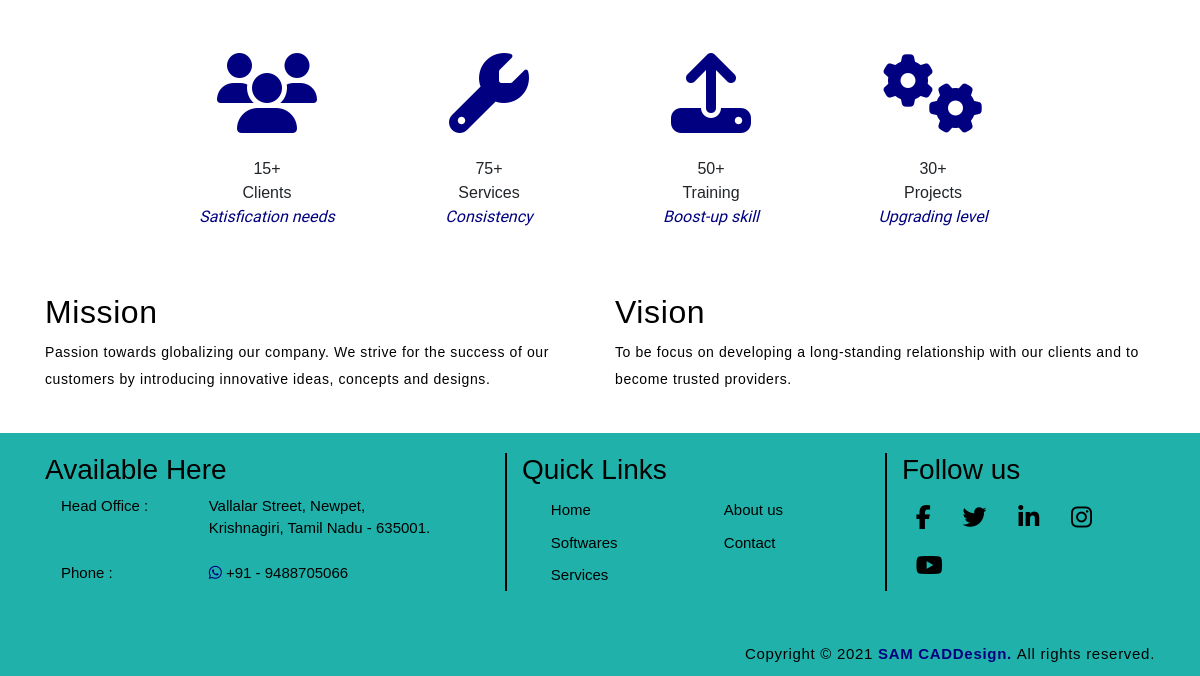
/ (lower part), run on an earlier commit of the app's database.
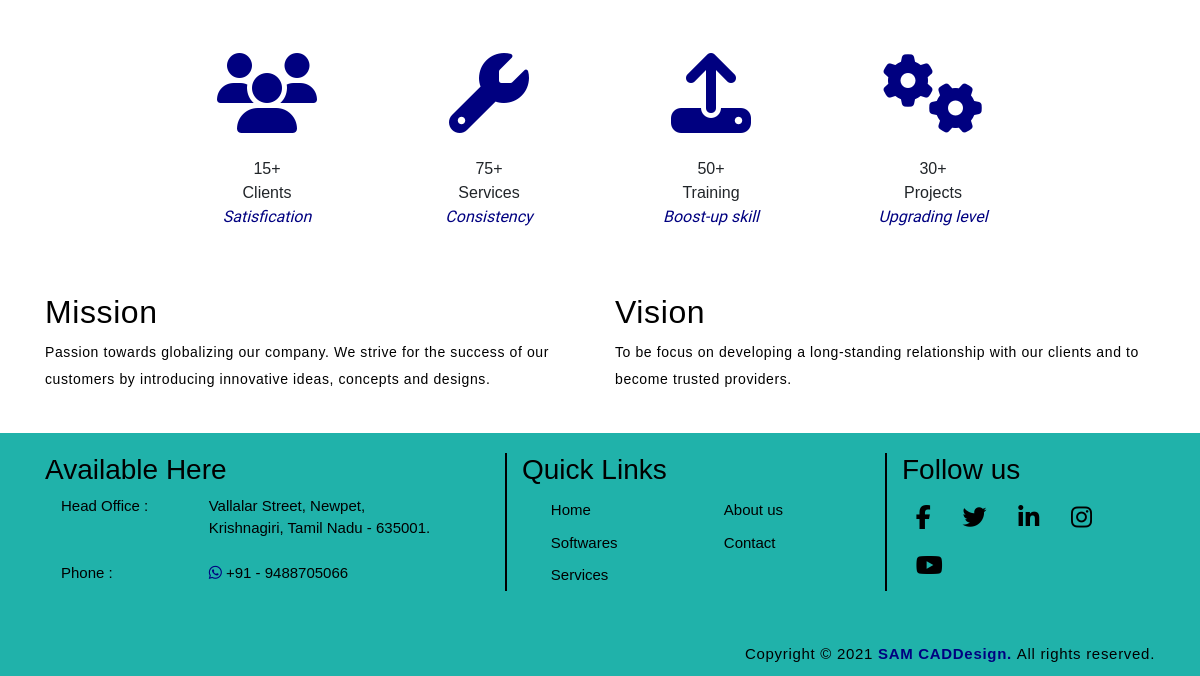
And on a later commit of the database.
### website/models.py (models this page shows, shortened)
class values (models.Model):
    name = models.CharField(max_length=50)
    image = models.CharField(max_length=50, default=True)
    count = models.CharField(max_length=50)
    quote = models.CharField(max_length=100)
    description_1 = models.TextField(blank=True)

### website/views.py (the view)
# urls.py: path('', home_view, name="home"),
def home_view(request):
    instance_1 = services.objects.all()
    instance_2 = softwares.objects.all()
    instance_3 = company.objects.all()
    instance_4 = aboutus.objects.all()
    instance_5 = values.objects.all()
    about_list = []
    for obj in instance_4:
        about_dict = {
            "name": obj.name,
            "description_1": obj.description_1.split(";"),
            "description_2": obj.description_2.split(";"),
            "description_3": obj.description_3.split(";"),
            "description_4": obj.description_4.split(";"),
            "disclaimer": obj.disclaimer,
            "mission": obj.mission,
            "vision": obj.vision
        }
        about_list.append(about_dict)
    context = {
        'services': instance_1,
        'softwares': instance_2,
        'company': instance_3,
        'about': about_list,
        'values': instance_5,
        'title': "Home"
    }
    return render(request, "index.html", context)

### templates/index.html (shortened to what this page needs)
{% extends 'base.html'%}
{%load static%}
{%block content%}
<br>
<br>
<section id="scrolldown">
    <div class="container">
        <div class="float">
            {% for data in values %}
                <div class="center ag-box">
                    <i class="{{data.image}} fa-5x" aria-hidden="true"></i><br><br>
                    <a>{{data.count}}<br>{{data.name}}</a><br><i style="color: #000080;">{{data.quote}}</i>
                </div>
            {%endfor%}
        </div>
    </div>
</section><br>
<section id="about">
    <div class="container">
        <div class="row">
            {% for data in about %}
            <div class="col-md-6 col-sm-12">
                <h2>Mission</h2>
                <p>{{data.mission}}</p>
            </div>
            <div class="col-md-6 col-sm-12">
                <h2>Vision</h2>
                <p>{{data.vision}}</p>
            </div>
            {%endfor%}
        </div>
    </div>
</section><br>
{%endblock content%}

What changed in the data, as far as the page shows it:
changed values "Clients": quote "Satisfication needs" → "Satisfication"
